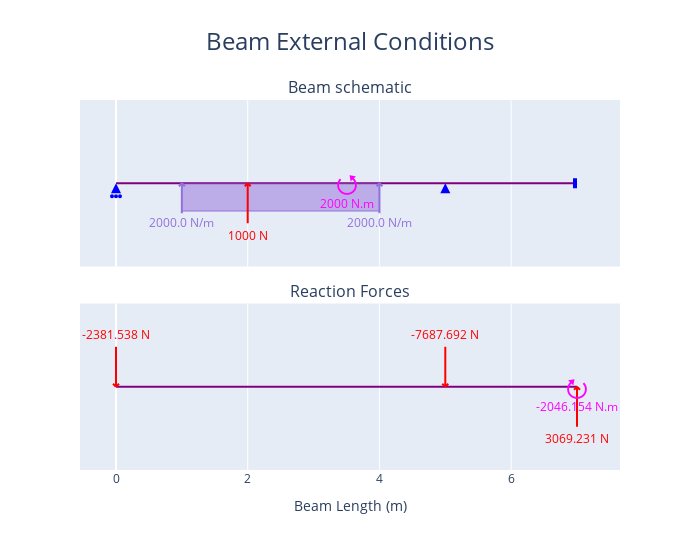
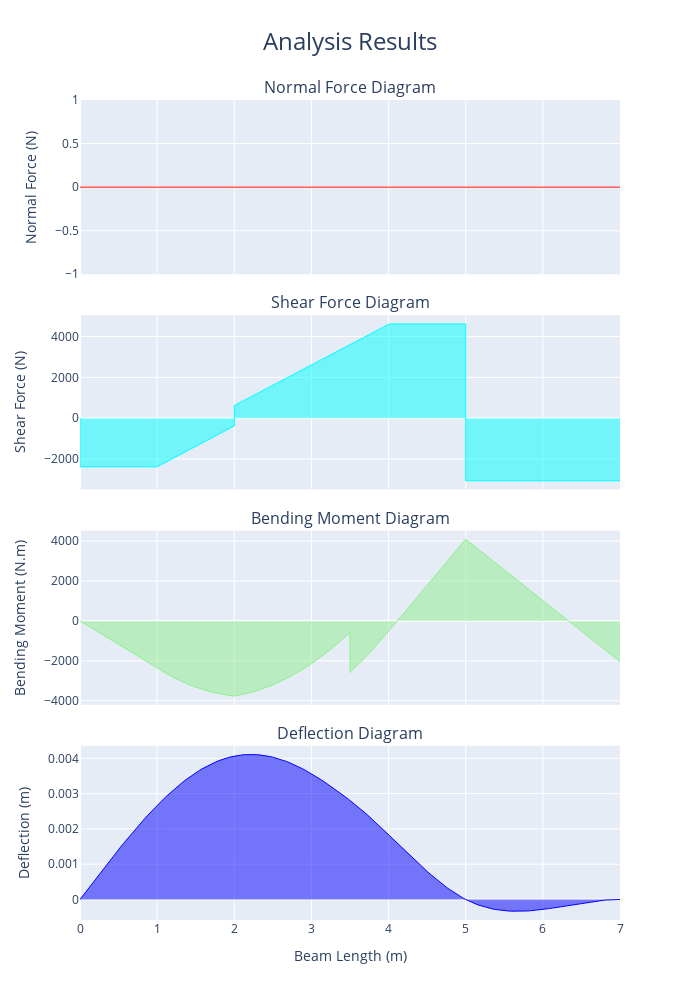

Notebook source saved alongside these figures, in order:
### Markdown cell above
## 2. Basic Usage (Readme example)

### Code cell
# Arbritrary example defined in README.md
beam = Beam(7)                          # Initialize a Beam object of length 7 m with E and I as defaults
beam_2 = Beam(9,E=2000, I =100000)      # Initialize a Beam specifying some beam parameters

a = Support(5,(1,1,0))                  # Defines a pin support at location x = 5 m  
b = Support(0,(0,1,0))                  # Defines a roller support at location x = 0 m
c = Support(7,(1,1,1))                  # Defines a fixed support at location x = 7 m
beam.add_supports(a,b,c)    

load_1 = PointLoadV(1000,2)                # Defines a point load of 1000 N acting up, at location x = 2 m
load_2 = DistributedLoadV(2000,(1,4))      # Defines a 2000 N/m UDL from location x = 1 m to x = 4 m 
load_3 = PointTorque(2*10**3, 3.5)            # Defines a 2*10**3 N.m point torque at location x = 3.5 m
beam.add_loads(load_1,load_2,load_3)    # Assign the support objects to a beam object created earlier

beam.analyse()

fig_1 = beam.plot_beam_external()
fig_1.show()

fig_2 = beam.plot_beam_internal()
fig_2.show()

# save the results (optional)
# Can save figure using ``fig.write_image("./results.pdf")`` (can change extension to be
# png, jpg, svg or other formats as reired). Requires pip install -U kaleido

# fig_1.write_html("./readme_example_diagram.html")
# fig_2.write_html("./readme_example_internal.html")

### Figure 1 — Plotly figure (JSON) as saved in the notebook; plotly's stock layout.template omitted (floating-point values rounded to 4 significant figures; data arrays with more than 128 entries replaced by an {"elided": "..."} marker saying what was removed)
{"data": [{"hoverinfo": "skip", "hovertemplate": "%{x} %{meta[0]}", "line": {"color": "purple", "width": 2}, "meta": ["m"], "mode": "lines", "name": "Beam_", "type": "scatter", "x": [0, 7], "xaxis": "x", "y": [0, 0], "yaxis": "y"}, {"hoverinfo": "skip", "hovertemplate": "x: %{x} %{meta[1]}<br>Fixed: %{meta[0]}", "marker": {"color": "blue", "size": 10, "symbol": "triangle-up"}, "meta": ["[0, 1, 0]", "m"], "mode": "markers", "name": "Support", "opacity": 0, "showlegend": false, "type": "scatter", "x": [0], "xaxis": "x", "y": [0], "yaxis": "y"}, {"fill": "toself", "hoverinfo": "skip", "marker": {"color": "blue", "size": 10, "symbol": "arrow-up"}, "mode": "markers", "name": "Support", "showlegend": false, "type": "scatter", "x": [0], "xaxis": "x", "y": [0], "yaxis": "y"}, {"hoverinfo": "skip", "hovertemplate": "x: %{x} %{meta[1]}<br>Fixed: %{meta[0]}", "marker": {"color": "blue", "size": 10, "symbol": "triangle-up"}, "meta": ["[1, 1, 0]", "m"], "mode": "markers", "name": "Support", "opacity": 0, "showlegend": false, "type": "scatter", "x": [5], "xaxis": "x", "y": [0], "yaxis": "y"}, {"fill": "toself", "hoverinfo": "skip", "marker": {"color": "blue", "size": 10, "symbol": "arrow-up"}, "mode": "markers", "name": "Support", "showlegend": false, "type": "scatter", "x": [5], "xaxis": "x", "y": [0], "yaxis": "y"}, {"hoverinfo": "skip", "hovertemplate": "x: %{x} %{meta[1]}<br>Fixed: %{meta[0]}", "marker": {"color": "blue", "size": 10, "symbol": "triangle-up"}, "meta": ["[1, 1, 1]", "m"], "mode": "markers", "name": "Support", "opacity": 0, "showlegend": false, "type": "scatter", "x": [7], "xaxis": "x", "y": [0], "yaxis": "y"}, {"hoverinfo": "skip", "hovertemplate": "x: %{meta[1]} %{meta[2]}<br>Force: %{meta[0]} %{meta[3]}            <br>Angle: %{meta[5]} deg", "marker": {"color": "red", "size": 10, "symbol": "triangle-up"}, "meta": [1000, 2, "m", "N", "N.m", 90], "mode": "markers", "name": "Point<br>Load", "opacity": 0, "showlegend": false, "type": "scatter", "x": [2], "xaxis": "x", "y": [0], "yaxis": "y"}, {"fill": "tozeroy", "hoverinfo": "skip", "hovertemplate": "", "line": {"color": "mediumpurple", "width": 1}, "mode": "lines", "name": "Distributed<br>Load", "type": "scatter", "x": {"elided": "301 float values"}, "xaxis": "x", "y": {"elided": "301 int values"}, "yaxis": "y"}, {"hoverinfo": "skip", "hovertemplate": "x: %{meta[0]} %{meta[3]}<br>Force: %{meta[1]} %{meta[4]}        <br>Angle: %{meta[2]} deg", "marker": {"color": "mediumpurple", "size": 10, "symbol": "triangle-up"}, "meta": [1, 2000, 90, "m", "N/m"], "mode": "markers", "name": "Distributed<br>Load", "opacity": 0, "showlegend": false, "type": "scatter", "x": [1], "xaxis": "x", "y": [0], "yaxis": "y"}, {"hoverinfo": "skip", "hovertemplate": "x: %{meta[0]} %{meta[3]}<br>Force: %{meta[1]} %{meta[4]}        <br>Angle: %{meta[2]} deg", "marker": {"color": "mediumpurple", "size": 10, "symbol": "triangle-up"}, "meta": [4, 2000, 90, "m", "N/m"], "mode": "markers", "name": "Distributed<br>Load", "opacity": 0, "showlegend": false, "type": "scatter", "x": [4], "xaxis": "x", "y": [0], "yaxis": "y"}, {"hoverinfo": "skip", "hovertemplate": "x: %{meta[1]} %{meta[2]}<br>Moment: %{meta[0]} %{meta[4]}", "marker": {"color": "magenta", "size": 10, "symbol": "triangle-up"}, "meta": [2000, 3.5, "m", "N", "N.m"], "mode": "markers", "name": "Point<br>Torque", "opacity": 0, "showlegend": false, "type": "scatter", "x": [3.5], "xaxis": "x", "y": [0], "yaxis": "y"}, {"hoverinfo": "skip", "hovertemplate": "%{x}", "line": {"color": "purple", "width": 2}, "mode": "lines", "name": "Beam", "type": "scatter", "x": [0, 7], "xaxis": "x2", "y": [0, 0], "yaxis": "y2"}, {"hoverinfo": "skip", "hovertemplate": "Reactions<br>x coord: %{x} %{meta[3]}<br>y: %{meta[1]} %{meta[4]}", "marker": {"color": "red", "size": 10, "symbol": "triangle-up"}, "meta": [0, -2382.0, 0, "m", "N", "N.m"], "mode": "markers", "name": "Reaction", "opacity": 0, "showlegend": false, "type": "scatter", "x": [0], "xaxis": "x2", "y": [0], "yaxis": "y2"}, {"hoverinfo": "skip", "hovertemplate": "Reactions<br>x coord: %{x} %{meta[3]}<br>y: %{meta[1]} %{meta[4]}", "marker": {"color": "red", "size": 10, "symbol": "triangle-up"}, "meta": [0, -7688.0, 0, "m", "N", "N.m"], "mode": "markers", "name": "Reaction", "opacity": 0, "showlegend": false, "type": "scatter", "x": [5], "xaxis": "x2", "y": [0], "yaxis": "y2"}, {"hoverinfo": "skip", "hovertemplate": "Reactions<br>x coord: %{x} %{meta[3]}<br>y: %{meta[1]} %{meta[4]}<br>m: %{meta[2]} %{meta[5]}", "marker": {"color": "red", "size": 10, "symbol": "triangle-up"}, "meta": [0, 3069.0, -2046.0, "m", "N", "N.m"], "mode": "markers", "name": "Reaction", "opacity": 0, "showlegend": false, "type": "scatter", "x": [7], "xaxis": "x2", "y": [0], "yaxis": "y2"}], "layout": {"annotations": [{"font": {"size": 16}, "showarrow": false, "text": "Beam schematic", "x": 0.5, "xanchor": "center", "xref": "paper", "y": 1, "yanchor": "bottom", "yref": "paper"}, {"font": {"size": 16}, "showarrow": false, "text": "Reaction Forces", "x": 0.5, "xanchor": "center", "xref": "paper", "y": 0.45, "yanchor": "bottom", "yref": "paper"}, {"font": {"color": "red"}, "showarrow": false, "text": "1000 N", "x": 2, "xref": "x", "xshift": 0, "y": 0, "yref": "y", "yshift": -52}, {"font": {"color": "mediumpurple"}, "showarrow": false, "text": "2000.0 N/m", "x": 1, "xref": "x", "xshift": 0, "y": 0, "yref": "y", "yshift": -39}, {"font": {"color": "mediumpurple"}, "showarrow": false, "text": "2000.0 N/m", "x": 4, "xref": "x", "xshift": 0, "y": 0, "yref": "y", "yshift": -39}, {"font": {"color": "magenta", "size": 26}, "showarrow": false, "text": "⭯", "x": 3.5, "xref": "x", "y": 0, "yref": "y", "yshift": 0}, {"font": {"color": "magenta"}, "showarrow": false, "text": "2000 N.m", "x": 3.5, "xref": "x", "y": 0, "yref": "y", "yshift": -20}, {"font": {"color": "red"}, "showarrow": false, "text": "-2381.538 N", "x": 0, "xref": "x2", "xshift": 0, "y": 0, "yref": "y2", "yshift": 52}, {"font": {"color": "red"}, "showarrow": false, "text": "-7687.692 N", "x": 5, "xref": "x2", "xshift": 0, "y": 0, "yref": "y2", "yshift": 52}, {"font": {"color": "red"}, "showarrow": false, "text": "3069.231 N", "x": 7, "xref": "x2", "xshift": 0, "y": 0, "yref": "y2", "yshift": -52}, {"font": {"color": "magenta", "size": 26}, "showarrow": false, "text": "⭮", "x": 7, "xref": "x2", "y": 0, "yref": "y2", "yshift": 0}, {"font": {"color": "magenta"}, "showarrow": false, "text": "-2046.154 N.m", "x": 7, "xref": "x2", "y": 0, "yref": "y2", "yshift": -20}], "height": 550, "hovermode": "x", "shapes": [{"fillcolor": "blue", "line": {"color": "blue"}, "type": "circle", "x0": -1, "x1": 1, "xanchor": 0, "xref": "x", "xsizemode": "pixel", "y0": -14, "y1": -12, "yanchor": 0, "yref": "y", "ysizemode": "pixel"}, {"fillcolor": "blue", "line": {"color": "blue"}, "type": "circle", "x0": -5, "x1": -3, "xanchor": 0, "xref": "x", "xsizemode": "pixel", "y0": -14, "y1": -12, "yanchor": 0, "yref": "y", "ysizemode": "pixel"}, {"fillcolor": "blue", "line": {"color": "blue"}, "type": "circle", "x0": 3, "x1": 5, "xanchor": 0, "xref": "x", "xsizemode": "pixel", "y0": -14, "y1": -12, "yanchor": 0, "yref": "y", "ysizemode": "pixel"}, {"fillcolor": "blue", "line": {"color": "blue", "width": 4}, "type": "rect", "x0": -2, "x1": -2, "xanchor": 7, "xref": "x", "xsizemode": "pixel", "y0": -5, "y1": 5, "yanchor": 0, "yref": "y", "ysizemode": "pixel"}, {"line": {"color": "red", "width": 2}, "type": "line", "x0": 0, "x1": 3, "xanchor": 2, "xref": "x", "xsizemode": "pixel", "y0": 0, "y1": -3, "yanchor": 0, "yref": "y", "ysizemode": "pixel"}, {"line": {"color": "red", "width": 2}, "type": "line", "x0": 0, "x1": -3, "xanchor": 2, "xref": "x", "xsizemode": "pixel", "y0": 0, "y1": -3, "yanchor": 0, "yref": "y", "ysizemode": "pixel"}, {"line": {"color": "red", "width": 2}, "type": "line", "x0": 0, "x1": 0, "xanchor": 2, "xref": "x", "xsizemode": "pixel", "y0": 0, "y1": -40, "yanchor": 0, "yref": "y", "ysizemode": "pixel"}, {"line": {"color": "mediumpurple", "width": 2}, "type": "line", "x0": 0, "x1": 3, "xanchor": 1, "xref": "x", "xsizemode": "pixel", "y0": 0, "y1": -3, "yanchor": 0, "yref": "y", "ysizemode": "pixel"}, {"line": {"color": "mediumpurple", "width": 2}, "type": "line", "x0": 0, "x1": -3, "xanchor": 1, "xref": "x", "xsizemode": "pixel", "y0": 0, "y1": -3, "yanchor": 0, "yref": "y", "ysizemode": "pixel"}, {"line": {"color": "mediumpurple", "width": 2}, "type": "line", "x0": 0, "x1": 0, "xanchor": 1, "xref": "x", "xsizemode": "pixel", "y0": 0, "y1": -30, "yanchor": 0, "yref": "y", "ysizemode": "pixel"}, {"line": {"color": "mediumpurple", "width": 2}, "type": "line", "x0": 0, "x1": 3, "xanchor": 4, "xref": "x", "xsizemode": "pixel", "y0": 0, "y1": -3, "yanchor": 0, "yref": "y", "ysizemode": "pixel"}, {"line": {"color": "mediumpurple", "width": 2}, "type": "line", "x0": 0, "x1": -3, "xanchor": 4, "xref": "x", "xsizemode": "pixel", "y0": 0, "y1": -3, "yanchor": 0, "yref": "y", "ysizemode": "pixel"}, {"line": {"color": "mediumpurple", "width": 2}, "type": "line", "x0": 0, "x1": 0, "xanchor": 4, "xref": "x", "xsizemode": "pixel", "y0": 0, "y1": -30, "yanchor": 0, "yref": "y", "ysizemode": "pixel"}, {"line": {"color": "red", "width": 2}, "type": "line", "x0": 0, "x1": -3, "xanchor": 0, "xref": "x2", "xsizemode": "pixel", "y0": 0, "y1": 3, "yanchor": 0, "yref": "y2", "ysizemode": "pixel"}, {"line": {"color": "red", "width": 2}, "type": "line", "x0": 0, "x1": 3, "xanchor": 0, "xref": "x2", "xsizemode": "pixel", "y0": 0, "y1": 3, "yanchor": 0, "yref": "y2", "ysizemode": "pixel"}, {"line": {"color": "red", "width": 2}, "type": "line", "x0": 0, "x1": 0, "xanchor": 0, "xref": "x2", "xsizemode": "pixel", "y0": 0, "y1": 40, "yanchor": 0, "yref": "y2", "ysizemode": "pixel"}, {"line": {"color": "red", "width": 2}, "type": "line", "x0": 0, "x1": -3, "xanchor": 5, "xref": "x2", "xsizemode": "pixel", "y0": 0, "y1": 3, "yanchor": 0, "yref": "y2", "ysizemode": "pixel"}, {"line": {"color": "red", "width": 2}, "type": "line", "x0": 0, "x1": 3, "xanchor": 5, "xref": "x2", "xsizemode": "pixel", "y0": 0, "y1": 3, "yanchor": 0, "yref": "y2", "ysizemode": "pixel"}, {"line": {"color": "red", "width": 2}, "type": "line", "x0": 0, "x1": 0, "xanchor": 5, "xref": "x2", "xsizemode": "pixel", "y0": 0, "y1": 40, "yanchor": 0, "yref": "y2", "ysizemode": "pixel"}, {"line": {"color": "red", "width": 2}, "type": "line", "x0": 0, "x1": 3, "xanchor": 7, "xref": "x2", "xsizemode": "pixel", "y0": 0, "y1": -3, "yanchor": 0, "yref": "y2", "ysizemode": "pixel"}, {"line": {"color": "red", "width": 2}, "type": "line", "x0": 0, "x1": -3, "xanchor": 7, "xref": "x2", "xsizemode": "pixel", "y0": 0, "y1": -3, "yanchor": 0, "yref": "y2", "ysizemode": "pixel"}, {"line": {"color": "red", "width": 2}, "type": "line", "x0": 0, "x1": 0, "xanchor": 7, "xref": "x2", "xsizemode": "pixel", "y0": 0, "y1": -40, "yanchor": 0, "yref": "y2", "ysizemode": "pixel"}], "showlegend": false, "title": {"font": {"size": 24}, "text": "Beam External Conditions", "x": 0.5}, "width": 700, "xaxis": {"anchor": "y", "domain": [0, 1], "matches": "x2", "showticklabels": false}, "xaxis2": {"anchor": "y2", "domain": [0, 1], "title": {"text": "Beam Length (m)"}}, "yaxis": {"anchor": "x", "domain": [0.55, 1], "fixedrange": true, "range": [-3, 3], "visible": false}, "yaxis2": {"anchor": "x2", "domain": [0, 0.45], "fixedrange": true, "range": [-3, 3], "visible": false}}}

### Figure 2 — Plotly figure (JSON) as saved in the notebook; plotly's stock layout.template omitted (floating-point values rounded to 4 significant figures; data arrays with more than 128 entries replaced by an {"elided": "..."} marker saying what was removed)
{"data": [{"fill": "tozeroy", "hovertemplate": "x: %{x:.3f} %{meta[0]}<br>f(x): %{y:.3f} %{meta[1]}", "line": {"color": "red", "width": 1}, "meta": ["m", "N"], "mode": "lines", "name": "Normal Force", "type": "scatter", "x": {"elided": "212 float values"}, "xaxis": "x", "y": {"elided": "212 int values"}, "yaxis": "y"}, {"fill": "tozeroy", "hovertemplate": "x: %{x:.3f} %{meta[0]}<br>f(x): %{y:.3f} %{meta[1]}", "line": {"color": "aqua", "width": 1}, "meta": ["m", "N"], "mode": "lines", "name": "Shear Force", "type": "scatter", "x": {"elided": "212 float values"}, "xaxis": "x2", "y": {"elided": "212 float values"}, "yaxis": "y2"}, {"fill": "tozeroy", "hovertemplate": "x: %{x:.3f} %{meta[0]}<br>f(x): %{y:.3f} %{meta[1]}", "line": {"color": "lightgreen", "width": 1}, "meta": ["m", "N.m"], "mode": "lines", "name": "Bending Moment", "type": "scatter", "x": {"elided": "212 float values"}, "xaxis": "x3", "y": {"elided": "212 float values"}, "yaxis": "y3"}, {"fill": "tozeroy", "hovertemplate": "x: %{x:.3f} %{meta[0]}<br>f(x): %{y:.3f} %{meta[1]}", "line": {"color": "blue", "width": 1}, "meta": ["m", "m"], "mode": "lines", "name": "Deflection", "type": "scatter", "x": {"elided": "212 float values"}, "xaxis": "x4", "y": {"elided": "212 float values"}, "yaxis": "y4"}], "layout": {"annotations": [{"font": {"size": 16}, "showarrow": false, "text": "Normal Force Diagram", "x": 0.5, "xanchor": "center", "xref": "paper", "y": 1, "yanchor": "bottom", "yref": "paper"}, {"font": {"size": 16}, "showarrow": false, "text": "Shear Force Diagram", "x": 0.5, "xanchor": "center", "xref": "paper", "y": 0.7375, "yanchor": "bottom", "yref": "paper"}, {"font": {"size": 16}, "showarrow": false, "text": "Bending Moment Diagram", "x": 0.5, "xanchor": "center", "xref": "paper", "y": 0.475, "yanchor": "bottom", "yref": "paper"}, {"font": {"size": 16}, "showarrow": false, "text": "Deflection Diagram", "x": 0.5, "xanchor": "center", "xref": "paper", "y": 0.2125, "yanchor": "bottom", "yref": "paper"}], "height": 1000, "showlegend": false, "title": {"font": {"size": 24}, "text": "Analysis Results", "x": 0.5}, "width": 700, "xaxis": {"anchor": "y", "domain": [0, 1], "matches": "x4", "showticklabels": false}, "xaxis2": {"anchor": "y2", "domain": [0, 1], "matches": "x4", "showticklabels": false}, "xaxis3": {"anchor": "y3", "domain": [0, 1], "matches": "x4", "showticklabels": false}, "xaxis4": {"anchor": "y4", "domain": [0, 1], "title": {"text": "Beam Length (m)"}}, "yaxis": {"anchor": "x", "domain": [0.7875, 1], "title": {"text": "Normal Force (N)"}}, "yaxis2": {"anchor": "x2", "domain": [0.525, 0.7375], "title": {"text": "Shear Force (N)"}}, "yaxis3": {"anchor": "x3", "domain": [0.2625, 0.475], "title": {"text": "Bending Moment (N.m)"}}, "yaxis4": {"anchor": "x4", "domain": [0, 0.2125], "title": {"text": "Deflection (m)"}}}}
